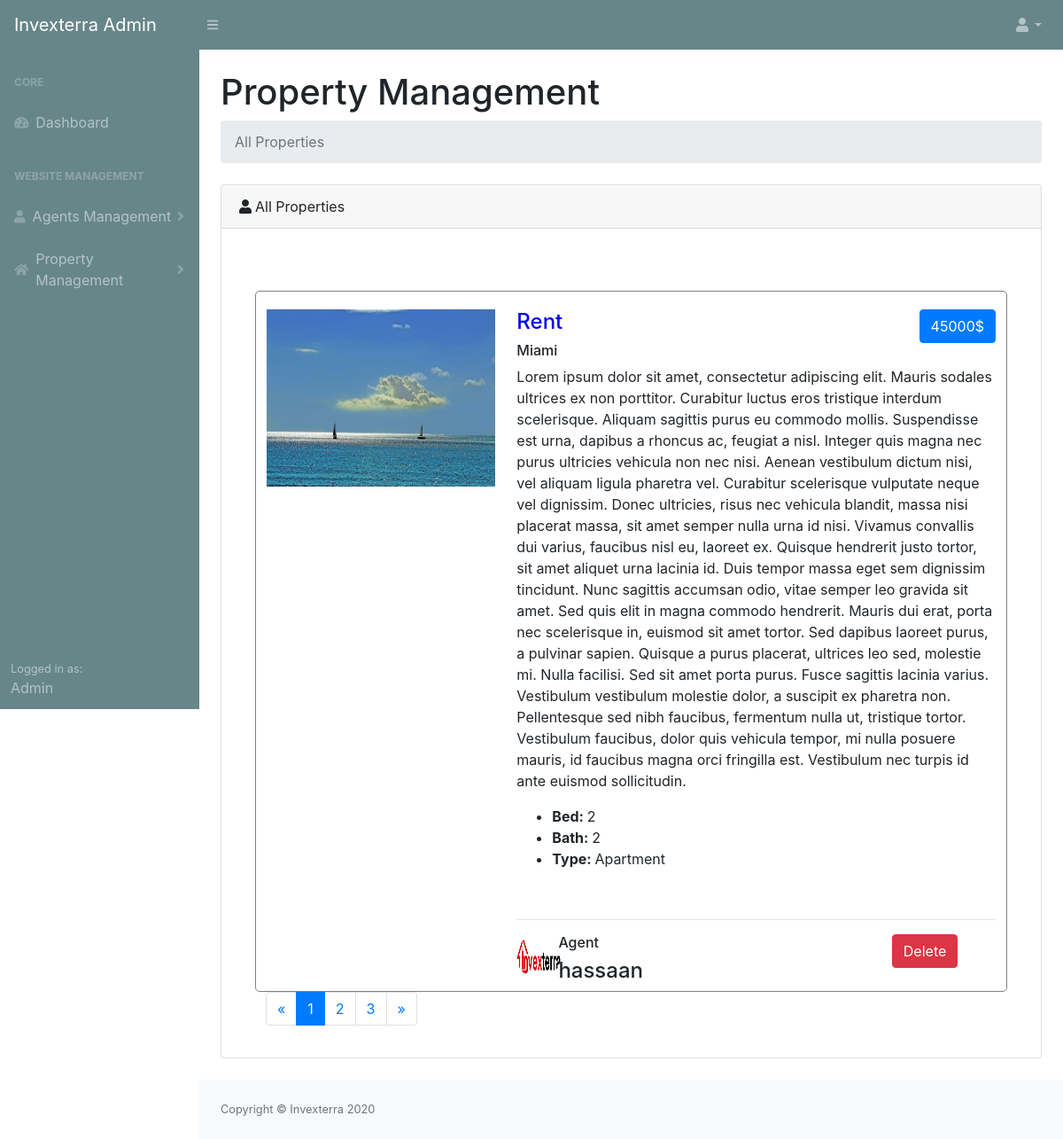
Page /allProperty/admin/ (signed in) on the committed database.
### app/models.py (models this page shows)
class Property(models.Model):
    created_at = models.DateTimeField(auto_now_add=True, auto_now=False)
    type = models.CharField(max_length=150, null=False)
    status = models.CharField(max_length=150, null=False)
    no_of_beds = models.IntegerField(null=False)
    no_of_bathrooms = models.IntegerField(null=False)
    pets = models.IntegerField(null=True)
    parking_area = models.CharField(max_length=150, null=False)
    area = models.CharField(max_length=150, null=True)
    lot_size = models.CharField(max_length=150, null=False)
    property_id = models.CharField(max_length=150, null=False)
    title = models.CharField(max_length=150, null=False)
    price = models.IntegerField(default=0, null=False)
    price_per_area = models.CharField(max_length=150, null=True)
    community = models.CharField(max_length=150, null=True)
    description = models.TextField(null=False)
    city = models.CharField(max_length=150, null=False)
    state = models.CharField(max_length=150, null=False)
    location = models.CharField(max_length=150, null=False)
    photo = models.ImageField(upload_to="property_images", blank = True)
    agent = models.ForeignKey(Agent, related_name='property', on_delete=models.CASCADE)
    latitude = models.FloatField(null=True)
    longitude = models.FloatField(null=True)

class Agent(models.Model):
    username = models.CharField(max_length=150, null=False)
    agentId = models.CharField(max_length=150, null=False)
    phone = models.CharField(max_length=150, null=False)
    address = models.TextField(null=False)
    email = models.EmailField(max_length=60, null=False)
    company = models.CharField(max_length=150, null=False)
    website = models.CharField(max_length=60, null=False)
    facebook = models.CharField(max_length=60, null=False)
    twitter = models.CharField(max_length=60, null=False)
    instagram = models.CharField(max_length=60, null=False)
    photo = models.ImageField(upload_to="blog_images", blank = True)

### app/views.py (the view)
# urls.py: url(r'^allProperty/admin/', views.allProperty, name="allProperty"),
def allProperty(request):
    if 'admin' in request.session:
        property = Property.objects.all().order_by('-id')
        page = request.GET.get('page', 1)
        paginator = Paginator(property, 1)
        try:
            property = paginator.page(page)
        except PageNotAnInteger:
            users = paginator.page(1)
        except EmptyPage:
            users = paginator.page(paginator.num_pages)
        return render(request, 'admin/allProperty.html',{'properties':property})
    else:
        return redirect('admin')

### app/templates/admin/allProperty.html (shortened to what this page needs)
{% include "./includes/sidebar.html" %}
{% load static %}
<div id="layoutSidenav_content">
    <main>
        <div class="container-fluid">
            <h1 class="mt-4">Property Management</h1>
            <ol class="breadcrumb mb-4">
                <li class="breadcrumb-item active">All Properties</li>
            </ol>
            <div class="card mb-4">
                <div class="card-header"><i class="fas fa-user mr-1"></i>All Properties</div>
                <div class="card-body">
                    <div class="cotainer" style="margin: 50px 30px 0px 30px;">
                        <div class="row detail" style="border: 1px solid gray; border-radius: 5px;">
                            {% for property in properties %}
                            <div class="col-xs-12 col-md-4">
                                <div class="contain">
                                    <a href="{% url 'individualProperty' id=property.id %}"><img src="{{property.photo.url}}" style="width:100%;  height: 200px; margin-top:20px;"></a>
                                    <div class="bottom-left text-white dark-bg"><i class="fa fa-home"></i></div>
                                    <div class="top-right text-white dark-bg">{{property.type}}</div>
                                    <div class="bottom-right text-white"><i class="fa fa-image transp-bg"></i>   <i class="fa fa-heart transp-bg"></i></div>
                                </div>
                            </div>
                            <div class="col-sm-12 col-md-8">
                                <div class="detail-box" style="margin-top:20px;">
                                    <h4 class="text-dark"><a href="#">{{property.status}}</a>
                                        <button class="float-right btn btn-primary">{{property.price}}$</button>
                                    </h4>
                                    <h6>{{property.location}}</h6>
                                    <p>{{property.description}}</p>
                                    <ul>
                                        <li><strong>Bed: </strong> {{property.no_of_beds}}</li>
                                        <li><strong>Bath: </strong> {{property.no_of_bathrooms}}</li>
                                        <li><strong>Type:  </strong> {{property.type}}</li>
                                    </ul>
                                </div>
                                <br><hr>
                                <div class="row">
                                    <div class="col-md-1 col-xs-3">
                                        <img src="../static/images/logo.png" alt="" style="width: 50px; height: 50px; border-radius: 25px;">
                                    </div>
                                    <div class="col-md-8 col-xs-9">
                                        <h6>Agent</h6>
                                        <h4>{{property.agent.username}}</h4>
                                    </div>
                                    <div class = "col-md-3">
                                        <a href="{% url 'deleteProperty' id=property.id %}" class="btn btn-danger">Delete</a>
                                    </div>
                                </div>
                            </div>
                            {% endfor %}
                        </div>
                        {% if properties.has_other_pages %}
                        <ul class="pagination">
                            {% if properties.has_previous %}
                            <li class = "page-item"><a class = "page-link" href="?page={{ properties.previous_page_number }}">&laquo;</a></li>
                            {% else %}
                            <li class = "page-item" class="disabled"><span class = "page-link">&laquo;</span></li>
                            {% endif %}
                            {% for i in properties.paginator.page_range %}
                            {% if properties.number == i %}
                            <li  class="active page-item"><span class = "page-link">{{ i }} <span class="sr-only">(current)</span></span></li>
                            {% else %}
                            <li class = "page-item"><a class = "page-link" href="?page={{ i }}">{{ i }}</a></li>
                            {% endif %}
                            {% endfor %}
                            {% if properties.has_next %}
                            <li class = "page-item"><a class = "page-link" href="?page={{ properties.next_page_number }}">&raquo;</a></li>
                            {% else %}
                            <li class="disabled page-item"><span class = "page-link">&raquo;</span></li>
                            {% endif %}
                        </ul>
                        {% endif %}
                    </div>
                </div>
            </div>
        </div>
    </main>
    <footer class="py-4 bg-light mt-auto">
        <div class="container-fluid">
            <div class="d-flex align-items-center justify-content-between small">
                <div class="text-muted">Copyright &copy; Invexterra 2020</div>
            </div>
        </div>
    </footer>
</div>
</div>
</body>
</html>

### rows in the picture
Property: photo (picture), status "Rent", price "45000", location "Miami", description "Lorem ipsum dolor sit amet, consectetur adipiscing elit. Mauris sodales ultrices ex non porttitor. Curabitur luctus eros tristique interdum scelerisque. Aliquam sagittis purus eu commodo mollis. Suspendisse est urna, dapibus a rhoncus ac, feugiat a nisl. Integer quis magna nec purus ultricies vehicula non nec nisi. Aenean vestibulum dictum nisi, vel aliquam ligula pharetra vel. Curabitur scelerisque vulputate neque vel dignissim. Donec ultricies, risus nec vehicula blandit, massa nisi placerat massa, sit amet semper nulla urna id nisi. Vivamus convallis dui varius, faucibus nisl eu, laoreet ex. Quisque hendrerit justo tortor, sit amet aliquet urna lacinia id. Duis tempor massa eget sem…", no_of_beds "2", no_of_bathrooms "2", type "Apartment", agent.username "hassaan"

### other values in the picture
{{ i }} "1"
{{ i }} "2" "3"
